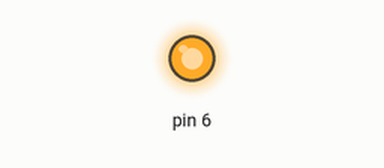
This sketch was run on a simulated Arduino Uno, built with avr-gcc and run on an emulated ATmega328P. Parts: output pins drawn as LEDs (lit = HIGH).

Above: at 0.05 s.
Timing chart, 0 to 3.0 s (numbered marks = the images above):
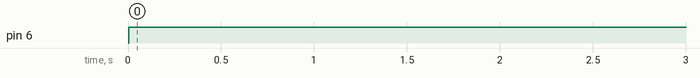

The sketch:

quarta_prova_fade_.ino
```cpp
void setup() {
  pinMode(6, OUTPUT);

}

void loop() {
  for(int i = 0; i < 255; i++){
    digitalWrite(6,i);
    delay(5);
  }

  for(int i = 255; i > 0; i--){
    digitalWrite(6,i);
    delay(5);
  }


}
```

Measured:
- by itself, pin 6: LOW → HIGH at 0.01 s
